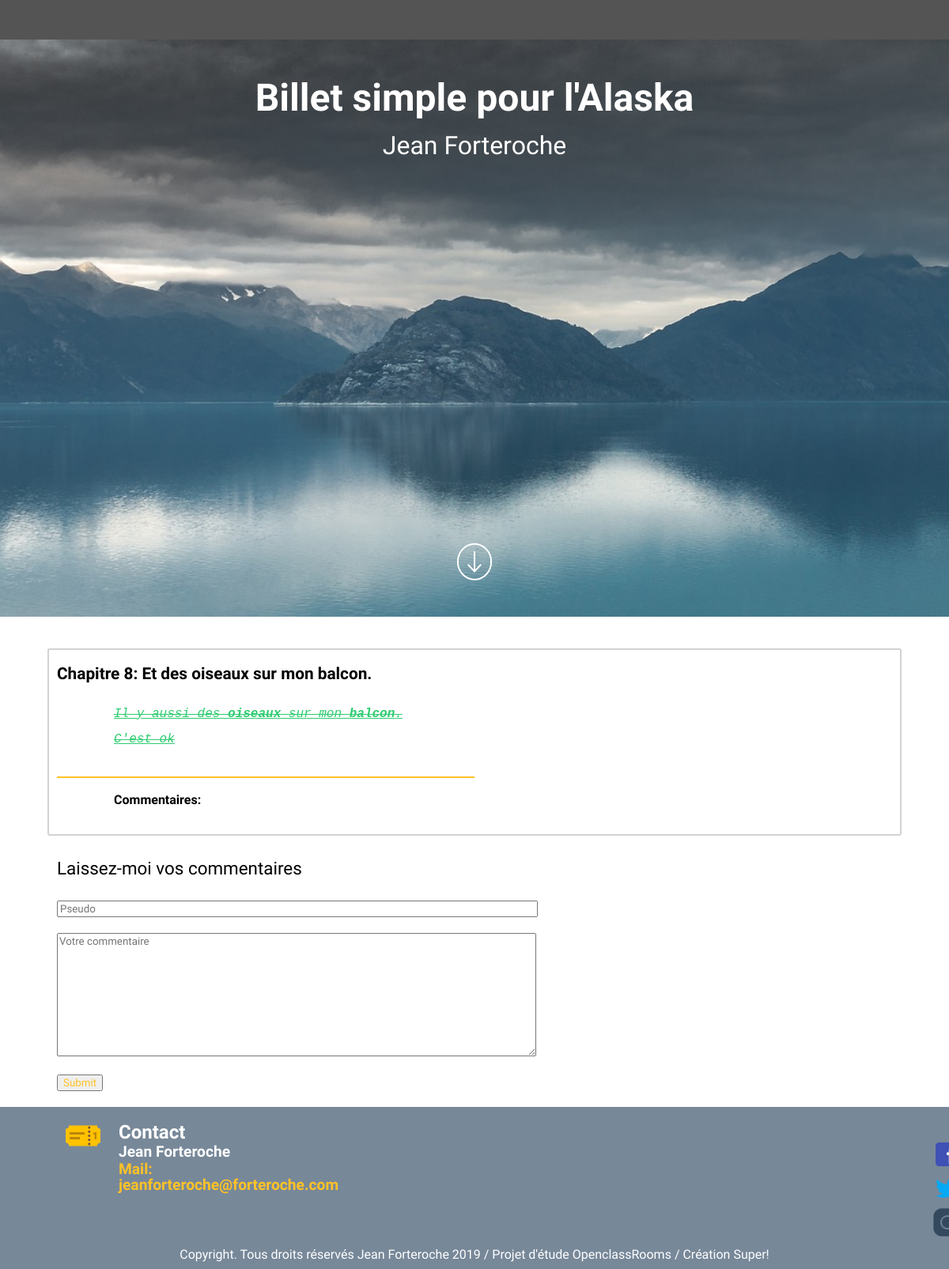
The page /chapters.php?id=48 on the database its author committed.
### tables this page shows
CREATE TABLE `chapters` (
  `id` int(11) NOT NULL,
  `title` varchar(300) NOT NULL,
  `content` text NOT NULL
);

### chapters.php (the view, shortened to what this page needs)
<?php
try
{
    $db = new PDO('mysql:host=localhost;dbname=projet_4;charset=utf8', 'root', 'root',
    array(PDO::ATTR_ERRMODE => PDO::ERRMODE_EXCEPTION));
}
catch(Exception $e)
{
    die('erreur : '.$e->getMessage());
}
$id = (int) $_GET['id'];
$req = $db->prepare('SELECT * FROM chapters WHERE id = ?');
$req->execute(array($id));
$chapter = $req->fetch();
?>
<!DOCTYPE html>
<html lang="fr">
    <head>
    <?php include("head.php"); ?>
    </head>
    <body>
        <header class="index_header">
        </header>
        <section class="chapters_header">
            <h1>Billet simple pour l'Alaska</h1>
            <h2>Jean Forteroche</h2>
            <img class="scroll_white_chapters" src="images/icons8-scroll-down-wht.png" alt="icone_scroll" />
        </section>
        <section class="edit_chapters">
                <div class="chapters_published">
                    <h3><?= $chapter['title'] ?></h3><br/>
                    <p><?= $chapter['content'] ?></p><br/>
                    <hr>
                    <p class="comments_publication">Commentaires: </p>
                </div>
            <div class="comments">
                <h4>Laissez-moi vos commentaires</h4>
                <form class="comments_form" action="chapters.php?id=<?= $id ?>" method="post">
                    <input class="pseudo" type="text" name="pseudo" placeholder="Pseudo" id="pseudo"><br/>
                    <textarea class="comment" name="comment" placeholder="Votre commentaire" id="comment" cols="30" rows="10"></textarea><br/>
                    <input class="submit" type="submit" name="submit" placeholder="Envoyer" id="submit"><br/>
                </form>
            </div>
        </section>
    </body>
    <footer class="footer">
		<?php include("footer.php"); ?>
	</footer>
</html>

### stylesheet.css (style rules this page uses)
html, body, div, span, applet, object, iframe, h1, h2, h3, h4, h5, h6, p, blockquote, pre, a, abbr, acronym, address, big, cite, code, del, dfn, em, img, ins, kbd, q, s, samp, small, strike, strong, sub, sup, tt, var, b, u, i, center, dl, dt, dd, ol, ul, li, fieldset, form, label, legend, table, caption, tbody, tfoot, thead, tr, th, td, article, aside, canvas, details, embed, figure, figcaption, footer, header, hgroup, menu, nav, output, ruby, section, summary, time, mark, audio, video { margin: 0; padding: 0; border: 0; font-size: 100%; font: inherit; vertical-align: baseline; box-sizing: border-box; }
article, aside, details, figcaption, figure, footer, header, hgroup, menu, nav, section { display: block; }
body { line-height: 1; }
html, body { margin: 0; padding: 0; }
strong { font-weight: 700; }
em { font-style: italic; }
.index_header { position: fixed; z-index: 90; display: flex; background-color: #545454; width: 100%; height: 50px; padding-left: 1200px; padding-top: 17px; color: white; }
.footer { display: flex; flex-direction: column; background-color: lightslategrey; font-family: 'poiret one', cursive; color: white; }
.chapters_header { background-image: url("images/alaska-2964658_1920.jpg"); background-size: cover; display: flex; flex-direction: column; font-family: 'poiret one', cursive; padding-top: 50px; height: 780px; }
.chapters_header h1, .chapters_header h2 { color: white; }
.chapters_header h1 { font-size: 3em; font-weight: bold; margin: 0 auto; padding-top: 50px; }
.chapters_header h2 { font-size: 2em; margin: 0 auto; padding-top: 20px; }
.scroll_white_chapters { margin: 0 auto; height: 7%; width: 4%; margin-top: 485px; }
.edit_chapters { display: flex; flex-direction: column; padding-top: 30px; font-family: 'poiret one', cursive; }
.edit_chapters hr { margin-left: 0px; width: 50%; height: 2px; background-color: #ffc226; border: none; }
.comment { font-family: 'poiret one', cursive; }
.comments_publication { font-weight: bold; margin-top: 20px; margin-bottom: 20px; }
.comments h4 { font-size: 1.4em; padding-top: 20px; padding-left: 72px; }
.comments_form { padding-top: 30px; }
.id_chapters, .pseudo, .comment { font-family: 'poiret one', cursive; margin-left: 72px; margin-bottom: 20px; width: 50%; color: #ffc226; }
.submit { margin-left: 72px; margin-bottom: 20px; }
.edit_chapters p { font-family: 'poiret one', cursive; margin-left: 72px; margin-bottom: 20px; }
.chapters_published { padding: 20px 10px; margin: 10px auto; border: 2px solid lightgrey; border-radius: 3px 3px 3px 3px; width: 90%; }
.chapters_published h3 { font-weight: bold; font-size: 1.3em; color: black; }
.chapters_published p { margin-bottom: 15px; }
.submit { font-family: 'poiret one', 'cursive'; color: #ffc226; }

### rows shown on the page
chapters: title "Chapitre 8: Et des oiseaux sur mon balcon.", content "Il y aussi des oiseaux sur mon balcon . C'est ok"
